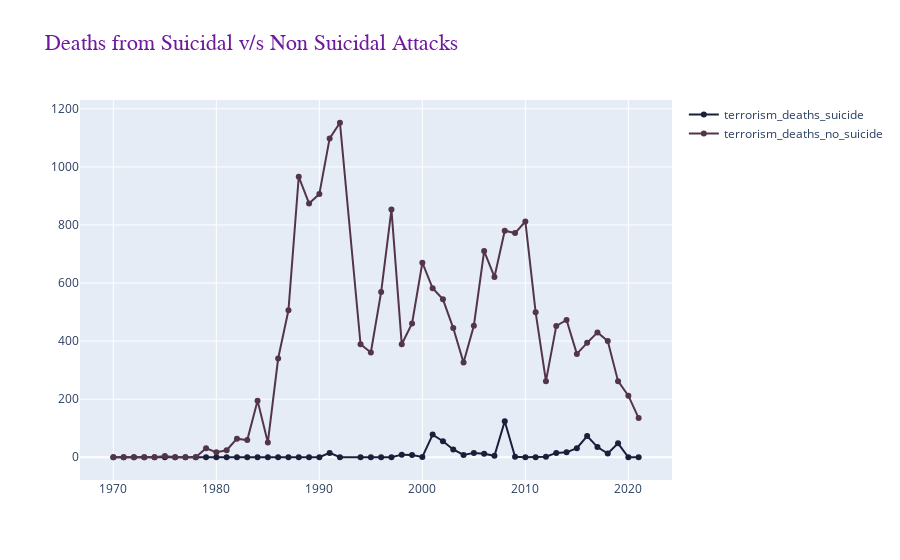

Write notebook code for a chart like this one.
### Code cell
# format columns
df.columns = format_cols(df.columns.to_list())

# filter & reset index
df = df[df['entity'] == my_country]
df.reset_index(drop=True, inplace=True)

# visualize
fig2 = go.Figure()

# list of columns to plot
cols = df.columns[-2:].to_list()

# attacks, fatalies & injuries
for i, c in enumerate(cols,start=1):
    fig2.add_trace(go.Scatter(x=df['year'], y=df[c],
                    mode='lines+markers',
                    name=c,
                    hovertemplate="<br>".join(["year: %{x}",
                                               "count: %{y}",
                                               "<extra></extra>"
                                              ]),
                    line=dict(color=palette[i], width=2) ))



fig2.update_layout(title='Deaths from Suicidal v/s Non Suicidal Attacks',
                  title_font=title_font_config,
                  hovermode='x unified'
                 )
fig2.show()

### Figure 1 — Plotly figure (JSON) as saved in the notebook; plotly's stock layout.template omitted (floating-point values rounded to 4 significant figures)
{"data": [{"hovertemplate": "year: %{x}<br>count: %{y}<br><extra></extra>", "line": {"color": "#1b1f3a", "width": 2}, "mode": "lines+markers", "name": "terrorism_deaths_suicide", "type": "scatter", "x": [1970, 1971, 1972, 1973, 1974, 1975, 1976, 1977, 1978, 1979, 1980, 1981, 1982, 1983, 1984, 1985, 1986, 1987, 1988, 1989, 1990, 1991, 1992, 1994, 1995, 1996, 1997, 1998, 1999, 2000, 2001, 2002, 2003, 2004, 2005, 2006, 2007, 2008, 2009, 2010, 2011, 2012, 2013, 2014, 2015, 2016, 2017, 2018, 2019, 2020, 2021], "y": [0, 0, 0, 0, 0, 0, 0, 0, 0, 0, 0, 0, 0, 0, 0, 0, 0, 0, 0, 0, 0, 15, 0, 0, 0, 0, 0, 9, 8, 1, 78, 55, 27, 8, 15, 12, 5, 124, 2, 0, 0, 2, 15, 17, 31, 73, 35, 13, 48, 0, 0]}, {"hovertemplate": "year: %{x}<br>count: %{y}<br><extra></extra>", "line": {"color": "#53354a", "width": 2}, "mode": "lines+markers", "name": "terrorism_deaths_no_suicide", "type": "scatter", "x": [1970, 1971, 1972, 1973, 1974, 1975, 1976, 1977, 1978, 1979, 1980, 1981, 1982, 1983, 1984, 1985, 1986, 1987, 1988, 1989, 1990, 1991, 1992, 1994, 1995, 1996, 1997, 1998, 1999, 2000, 2001, 2002, 2003, 2004, 2005, 2006, 2007, 2008, 2009, 2010, 2011, 2012, 2013, 2014, 2015, 2016, 2017, 2018, 2019, 2020, 2021], "y": [0, 0, 0, 0, 0, 4, 0, 0, 0, 31, 17, 24, 64, 59, 195, 51, 340, 506, 966, 874, 907, 1098, 1152, 389, 361, 569, 853, 389, 461, 670, 582, 544, 445, 326, 453, 710, 621, 780, 772, 812, 499, 262, 452, 473, 356, 394, 430, 400, 262, 212, 135]}], "layout": {"autosize": true, "hovermode": "x unified", "title": {"font": {"color": "#6f199c", "family": "Balto", "size": 22}, "text": "Deaths from Suicidal v/s Non Suicidal Attacks"}, "xaxis": {"autorange": true, "range": [1967.0, 2024.0], "type": "linear"}, "yaxis": {"autorange": true, "range": [-95.07, 1247.0], "type": "linear"}}}
